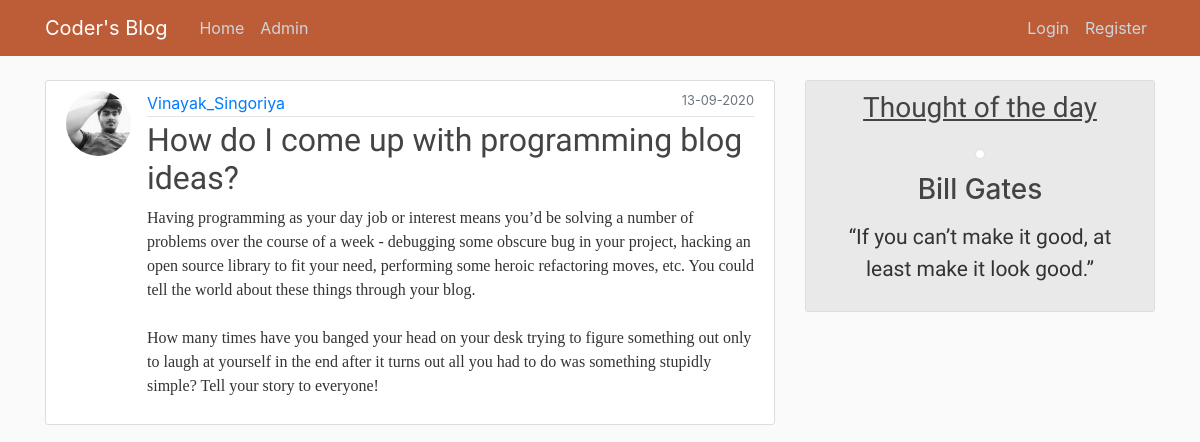
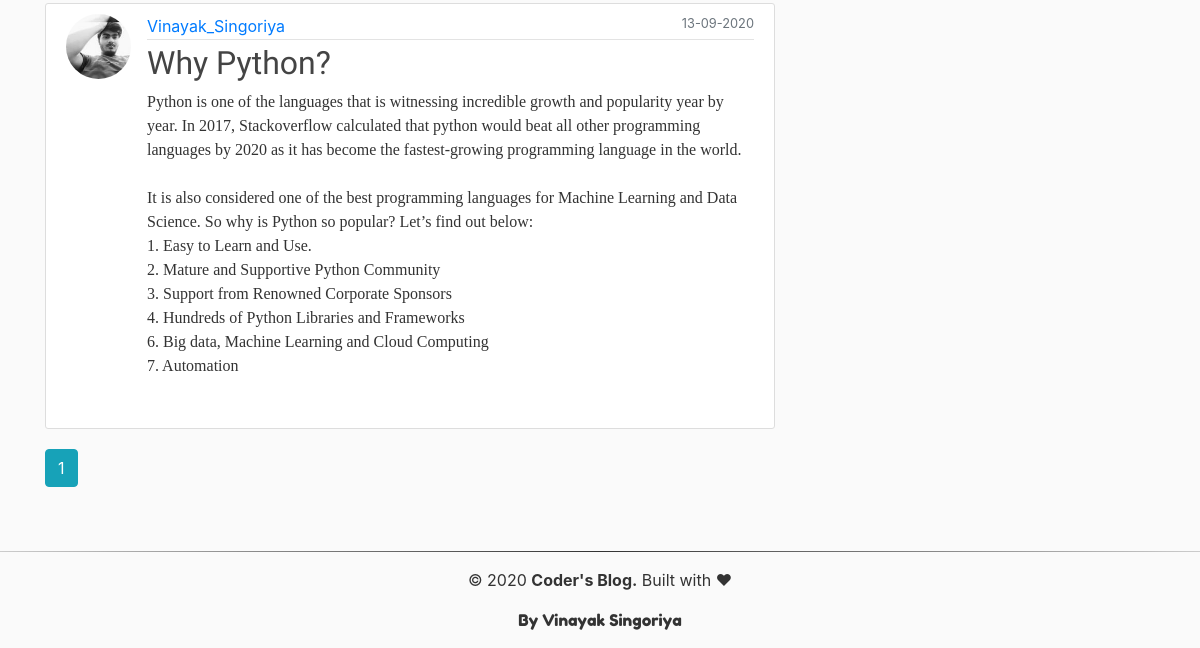
Before: / with the older database file (2 pictures, top to bottom).
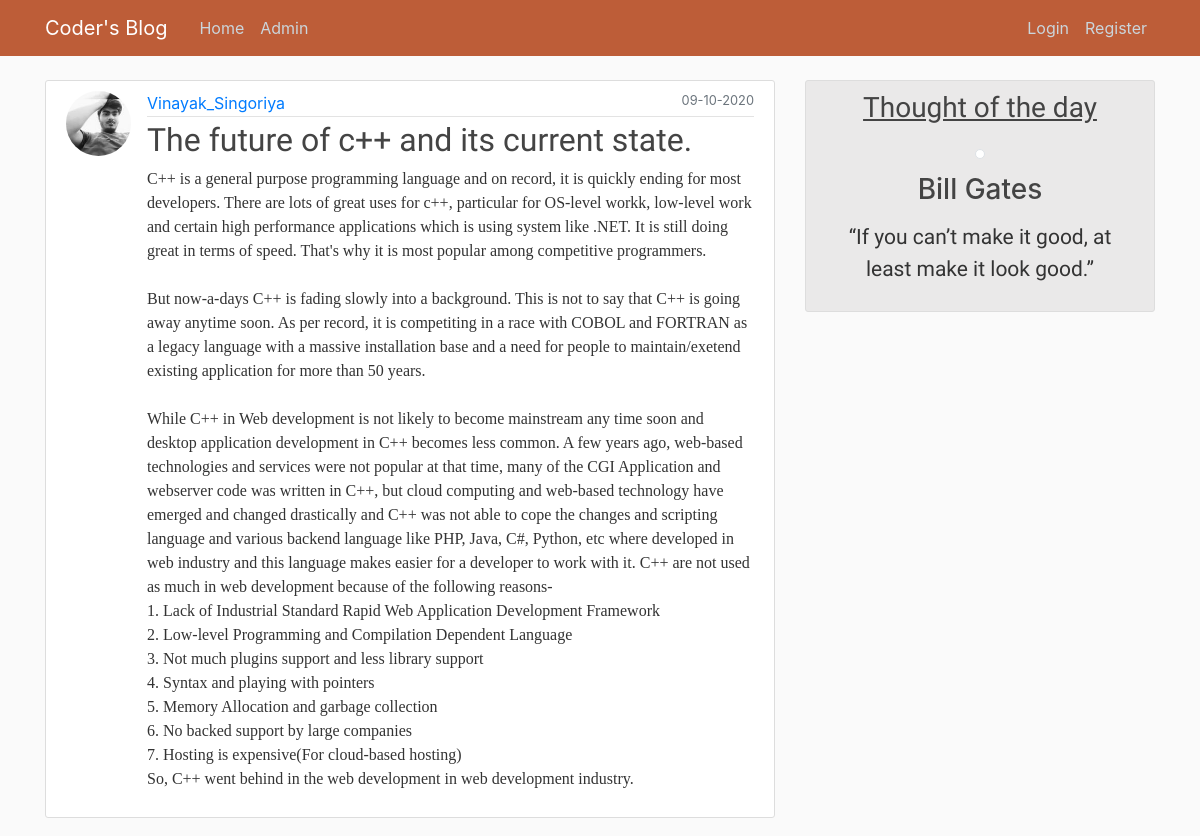
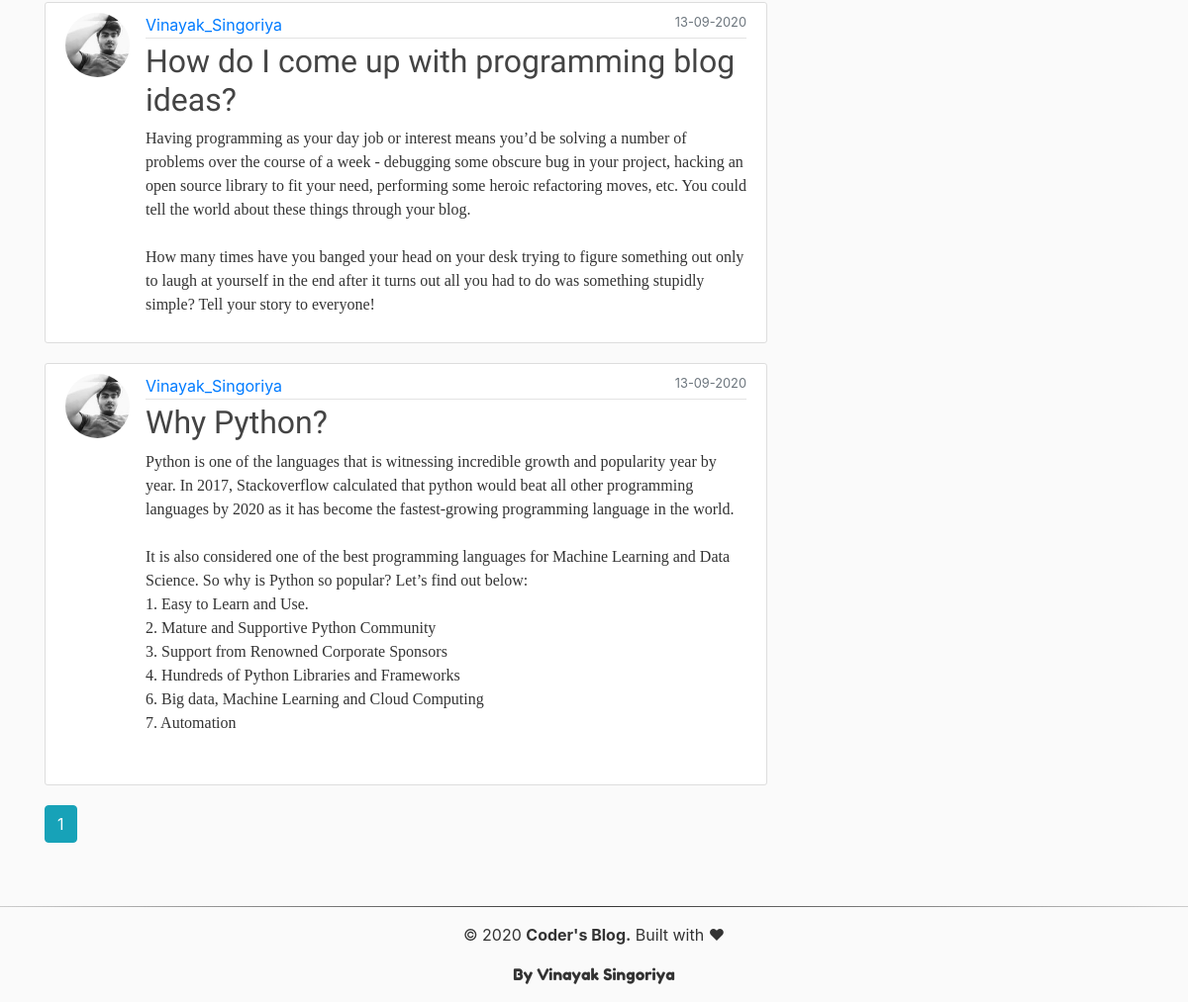
After: the same page with the newer database file (2 pictures, top to bottom).
### flaskblog/models.py (models this page shows, shortened)
class Post(db.Model):
    id = db.Column(db.Integer, primary_key=True)
    title = db.Column(db.String(100), nullable=False)
    date_posted = db.Column(db.DateTime, nullable=False,
                            default=datetime.utcnow)
    content = db.Column(db.Text, nullable=False)
    user_id = db.Column(db.Integer, db.ForeignKey('user.id'), nullable=False)

class User(db.Model, UserMixin):
    id = db.Column(db.Integer, primary_key=True)
    username = db.Column(db.String(20), unique=True, nullable=False)
    email = db.Column(db.String(120), unique=True, nullable=False)
    image_file = db.Column(db.String(20),
                           nullable=False, default='default.jpg')
    password = db.Column(db.String(60), nullable=False)
    posts = db.relationship('Post', backref='author', lazy=True)

### flaskblog/main/routes.py (the view)
@main.route("/")
def home():
    page = request.args.get('page', 1, type=int)
    posts = Post.query.order_by(
        Post.date_posted.desc()).paginate(per_page=5, page=page)
    return render_template("Home.html", posts=posts)

### flaskblog/templates/Home.html
{% extends "layout.html" %}
{% block content %}
{% for post in posts.items %}
    <article class="media content-section">
      <img class="rounded-circle article-img" src="{{ url_for('static', filename='profile_img/'+post.author.image_file) }}"
        alt="">
      <div class="media-body">
        <div class="article-metadata">
          <a class="mr-2" href="{{ url_for('users.user_posts', username=post.author.username) }}">{{ post.author.username }}</a>
          <small class="text-muted" style="float: right;">{{ post.date_posted.strftime('%d-%m-%Y') }}</small>
        </div>
        <h2><a class="article-title" style="font-family: 'Baloo Tammudu 2', cursive;" href="{{ url_for('posts.post', post_id = post.id) }}">{{ post.title }}</a></h2>
        <p class="article-content" style="font-family: 'Zilla Slab', serif;">{{ post.content }}</p>
      </div>
    </article>
{% endfor %}
{% for page_num in posts.iter_pages(left_edge=1, right_edge=1, left_current=1, right_current=2) %}
    {% if page_num %}
       {% if posts.page == page_num %}
          <a class="btn btn-info mb-4" href="{{ url_for('main.home', page=page_num) }}">{{ page_num }}</a>
        {% else %}
          <a class="btn btn-outline-info mb-4" href="{{ url_for('main.home', page=page_num) }}">{{ page_num }}</a>
        {% endif %}
    {% else %}
    ...
    {% endif %}
{% endfor %}
{% endblock %}

### flaskblog/templates/layout.html (shortened to what this page needs)
<!DOCTYPE html>
<html>
<head>
  <link rel="stylesheet" href="https://maxcdn.bootstrapcdn.com/bootstrap/4.0.0/css/bootstrap.min.css"
>
  <link rel="stylesheet" type="text/css" href="{{ url_for('static', filename='css/main.css') }}">
</head>
<body>
  <header class="site-header">
    <nav class="navbar navbar-expand-md navbar-dark  fixed-top" style="background: #BD5D38;">
      <div class="container">
        <a class="navbar-brand mr-4" href="/">Coder's Blog</a>
        <div class="collapse navbar-collapse" id="navbarToggle">
          <div class="navbar-nav mr-auto">
            <a class="nav-item nav-link" href="{{url_for('main.home')}}">Home</a>
            <a class="nav-item nav-link" href="{{url_for('main.admin')}}">Admin</a>
          </div>
          <div class="navbar-nav">
            {% if current_user.is_authenticated %}
            <a class="nav-item nav-link" href="{{url_for('posts.new_post')}}">New Post</a>
            <a class="nav-item nav-link" href="{{url_for('users.account')}}">Account</a>
            <a class="nav-item nav-link" href="{{url_for('users.logout')}}">Logout</a>
            {% else %}
            <a class="nav-item nav-link" href="{{url_for('users.login')}}">Login</a>
            <a class="nav-item nav-link" href="{{url_for('users.register')}}">Register</a>
            {% endif %}
          </div>
        </div>
      </div>
    </nav>
  </header>
  <main role="main" class="container">
    <div class="row">
      <div class="col-md-8">
        {% block content %}{% endblock %}
      </div>
      <div class="col-md-4">
        <div class="content-section" style="background-color:#eae9e9;">
          <h3 class="text-center mb-3" style="font-family: 'Baloo Tammudu 2', cursive;"><u>Thought of the day</u></h3>
          <div style="text-align: center;" class="mb-2 mt-2">
            <img src="\static\img\BillGates1.jpg" alt="" width="55%" class="img-thumbnail rounded-circle ">
          </div>
          <h3 class="text-center">Bill Gates</h3>
          <p class="text-center mb-3 mt-3" style="font-family: 'Marck Script', cursive; font-size:21px;">
            “If you can’t make it good, at least make it look good.”
          </p>
        </div>
      </div>
    </div>
  </main>
  <br>
  <hr class="mt-3">
  <footer class="mb-0">
    <div class=>
      <div class="text-center">
        <p > &#169; 2020 <b>Coder's Blog.</b> Built with &#10084</p>
      </div>
      <div class="text-center">
        <p style="font-family: 'Fredoka One', cursive;">By Vinayak Singoriya</p>
      </div>
    </div>
  </footer>
</body>
</html>

### flaskblog/static/css/main.css (style rules this page uses)
body { background: #fafafa; color: #333333; margin-top: 5rem; }
h1, h2, h3, h4, h5, h6 { color: #444444; }
.site-header .navbar-nav .nav-link { color: #cbd5db; }
.content-section { background: #ffffff; padding: 10px 20px; border: 1px solid #dddddd; border-radius: 3px; margin-bottom: 20px; }
.article-title { color: #444444; }
.article-content { white-space: pre-line; }
.article-img { height: 65px; width: 65px; margin-right: 16px; }
.article-metadata { padding-bottom: 1px; margin-bottom: 4px; border-bottom: 1px solid #e3e3e3 }

### flaskblog/templates/layout.html (style rules this page uses)
hr { border: 0; height: 1px; background: #333; background-image: linear-gradient(to right, #ccc, #333, #ccc); }

Changed rows visible on the page:
added Post: image_file (picture), author.username "Vinayak_Singoriya", date_posted "09-10-2020", title "The future of c++ and its current state.", content "C++ is a general purpose programming language and on record, it is quickly ending for most developers. There are lots of great uses for c++, particular for OS-level workk, low-level work and certain high performance applications which is using system like .NET. It is still doing great in terms of speed. That's why it is most popular among competitive programmers. But now-a-days C++ is fading slowly into a background. This is not to say that C++ is going away anytime soon. As per record, it is competiting in a race with COBOL and FORTRAN as a legacy language with a massive installation base and a need for people to maintain/exetend existing application for more than 50 years. While C++ in…"
